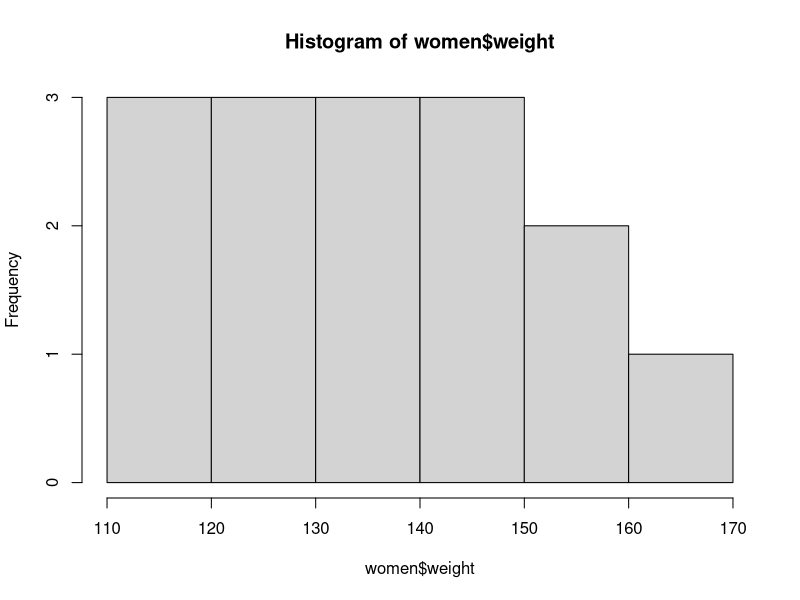
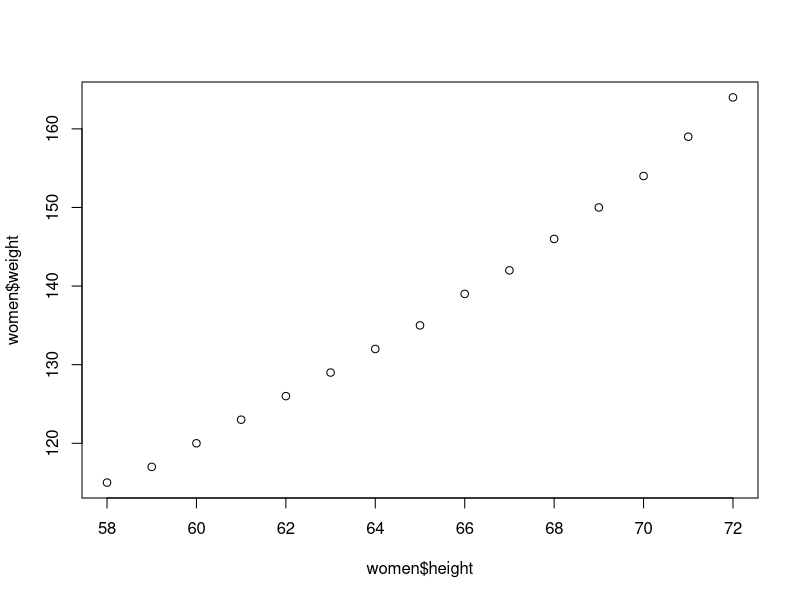
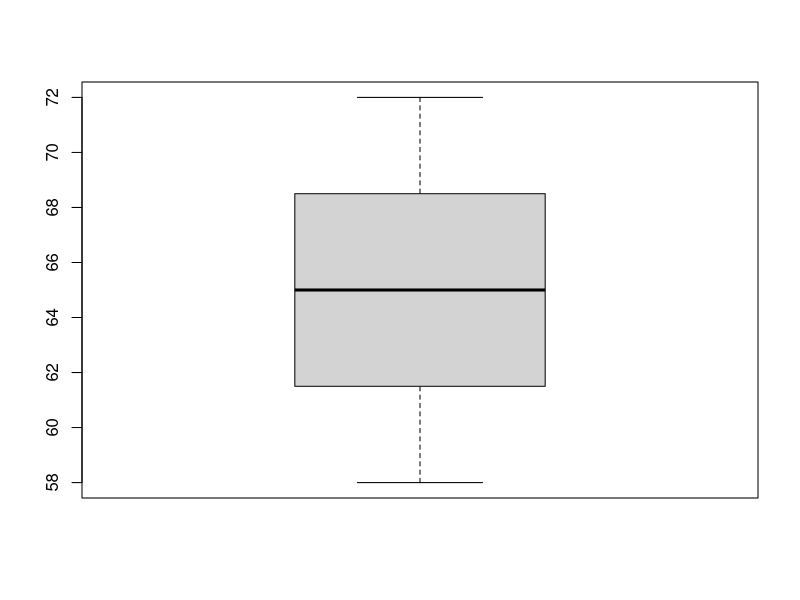

Generate these figures, in order, with R:
#using data set women, 15 american women between 30 and 39 years old
data(women)
summary(women)
# using a graphic to see in a more organized way the summary data for the variable weight
hist(women$weight)
# using the same variable to see the mean and median of the same variable
mean(women$weight)
median(women$weight)
# since the histogram seems to be the wrong graph, we will try with a scatterplot
plot(women$height,women$weight)
#according to this, the higher they are, the more they weight
#now,let's try and see if we can find a variance and a sd
var(women$height)
sd(women$height)
var(women$weight)
sd(women$weight)
#try and see how to do a boxplot even if the scatterplot tells us almost all we need
boxplot(women$height)
#we can see that the mean is in effect 65 for height